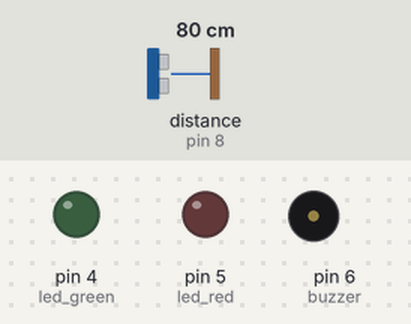
Simulated run of this sketch. Board: Arduino Uno, built with avr-gcc and run on an emulated ATmega328P. On the bench: output pins drawn as LEDs (lit = HIGH), buzzer (waves = sounding). Wiring (inferred from the names in the program): ultrasonic range finder: trigger pin 9; echo pin 8. The inputs (shaded band) are chosen by the test bench; at power-on: distance to the obstacle (sensor on pin 8) 80 cm. The echo pulse lasts 58.3 µs per cm; WiFi joins after 1.5 s; servers stay silent unless stated; pins used as bus, display or sensor lines are not drawn.

Above: at 0.1 s.
At 3.0 s:
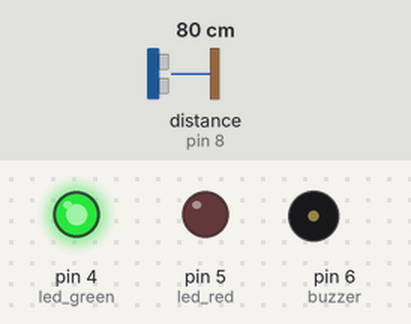
3.1 s: distance to the obstacle (sensor on pin 8) set to 13 cm
4.6 s: distance to the obstacle (sensor on pin 8) set to 10 cm
At 5.2 s:
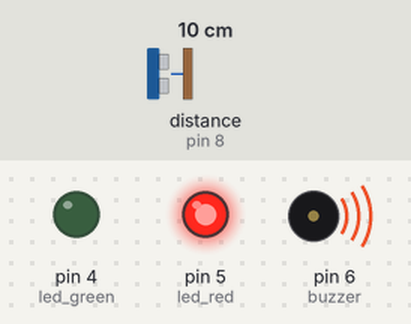
Timing chart, 0 to 13.6 s (numbered marks = the images above; inputs shaded):
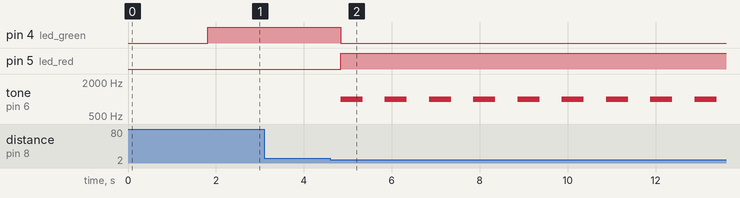

The sketch:

projectiot3.ino
```cpp
#define BLYNK_PRINT Serial
#define BLYNK_MAX_SENDBYTES 256 // Default 128

#include <ESP8266_Lib.h>
#include <BlynkSimpleShieldEsp8266.h>

#include <SoftwareSerial.h>
SoftwareSerial EspSerial(2, 3); // RX, TX

#define led_green 4
#define led_red 5
#define buzzer 6
#define trig 9
#define echo 8

long lecture_echo;
long cm;

// dapatkan auth key dari blynk emlalui email
char auth[] = "VkSKV8tGf7bw94JmRLTFROPy6USrlIwj";

// gunakan nama hotspot hp yang ada aplikasi blynk
char ssid[] = "Redmi";
char pass[] = "12345678";

// kalau espnya belum disetting pake 115000
#define ESP8266_BAUD 9600

ESP8266 wifi(&EspSerial);

BlynkTimer timer;

// This function sends Arduino's up time every second to Virtual Pin (5).
// In the app, Widget's reading frequency should be set to PUSH. This means
// that you define how often to send data to Blynk App.
void myTimerEvent()
{
  // You can send any value at any time.
  // Please don't send more that 10 values per second.
  Blynk.virtualWrite(V5, millis() / 1000);
}

void setup() {

  Serial.begin(9600);

  // Set ESP8266 baud rate
  EspSerial.begin(ESP8266_BAUD);
  delay(10);

  Blynk.begin(auth, wifi, ssid, pass);
  // You can also specify server:
  //Blynk.begin(auth, wifi, ssid, pass, "blynk-cloud.com", 80);
  //Blynk.begin(auth, wifi, ssid, pass, IPAddress(192,168,1,100), 8080);

  // Setup a function to be called every second
  timer.setInterval(1000L, myTimerEvent);

  pinMode(led_green, OUTPUT);
  pinMode(led_red, OUTPUT);
  pinMode(buzzer, OUTPUT);
  pinMode(trig, OUTPUT);
  pinMode(echo, INPUT);

  digitalWrite(trig, LOW);
  led_off();
}

void loop() {
  Blynk.run();
  timer.run(); // Initiates BlynkTimer

  digitalWrite(trig, HIGH);
  delayMicroseconds(10);
  digitalWrite(trig, LOW);
  lecture_echo = pulseIn(echo, HIGH);
  cm = lecture_echo / 57;

  if(cm <= 10){
    led_off();
    digitalWrite(led_red, HIGH);
    warning(1000);
    Blynk.notify("Bahaya!! Level air tinggi, indikasi banjir!");
  } else {
    led_off();
    digitalWrite(led_green, HIGH);
  }
  delay(500);
}

void led_off() {
  digitalWrite(led_green, LOW);
  digitalWrite(led_red, LOW);
}

void warning(long freq) {
  tone(buzzer, freq);
  delay(500);
  noTone(buzzer);
  delay(5);
}
```

Measured:
- the behaviour switches between 12 and 11 cm on distance to the obstacle (sensor on pin 8) (found by bisection; images 1 and 2)
- after the input at 4.6 s, pin 4 (led_green): HIGH → LOW after 0.24 s; pin 5 (led_red): LOW → HIGH after 0.24 s; tone on pin 6 (buzzer): alternates 1000 Hz for 0.50 s and silent for 0.51 s, starting after 0.24 s
